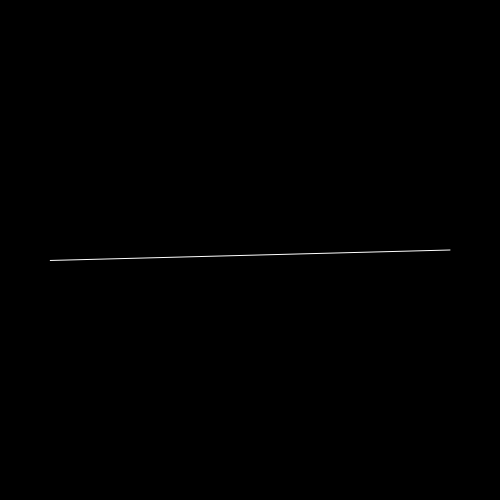
Frame 1 (no input)
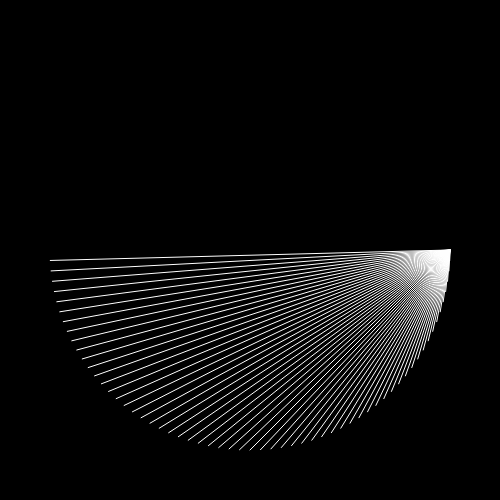
Frame 60 (no input)
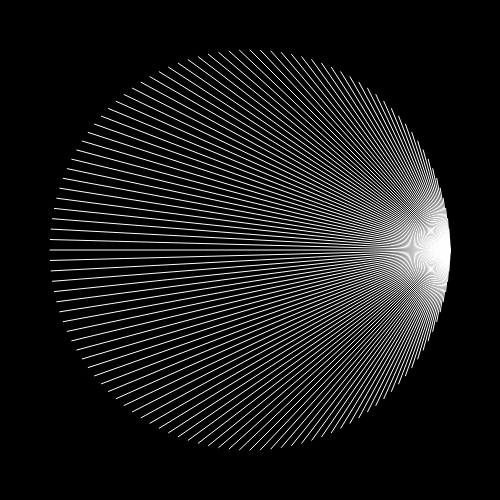
Frame 120 (the mouse pressed at the canvas centre since frame 60)

The p5.js sketch that drew these frames (run headless with seeded random() and noise() and a simulated clock; from frame 60 on, the mouse is pressed at the canvas centre):

// p5.js sketch
// ── sketch.js
function setup() {
  createCanvas(500,500);
  frameRate(60);
  angleMode(DEGREES);
  background(0,0,0);
}

var raggio=200;
var angolo=0;

function draw() {

	angolo=frameCount*3;
	
	if(angolo>=360)
	noLoop();
	
	
	stroke(255,255,255);
  //line(width/2+raggio,height/2,width/2-raggio,height/2);
  
  line(width/2+raggio,height/2,width/2-(raggio*cos(angolo)),height/2+(raggio*sin(angolo)));
}
